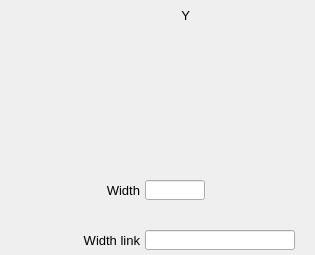
    <widget class="PyDMFrame" name="composite_1">
      <property name="geometry">
        <rect>
          <x>655</x>
          <y>40</y>
          <width>315</width>
          <height>255</height>
        </rect>
      </property>
      <widget class="PyDMSlider" name="valuator">
        <property name="geometry">
          <rect>
            <x>145</x>
            <y>55</y>
            <width>150</width>
            <height>20</height>
          </rect>
        </property>
        <property name="channel" stdset="0">
          <string>ca://${prefix}PositionY</string>
        </property>
        <property name="toolTip">
          <string>${prefix}PositionY</string>
        </property>
        <property name="orientation" stdset="0">
          <string>Qt::Horizontal</string>
        </property>
        <property name="showLimitLabels" stdset="0">
          <bool>true</bool>
        </property>
        <property name="showValueLabel" stdset="0">
          <bool>false</bool>
        </property>
        <property name="showUnits" stdset="0">
          <bool>false</bool>
        </property>
        <property name="tickPosition" stdset="0">
          <enum>QSlider::NoTicks</enum>
        </property>
        <property name="precision" stdset="0">
          <number>1</number>
        </property>
        <property name="styleSheet">
          <string notr="true">PyDMSlider#valuator {
  color: rgb(0, 0, 0);
  background-color: rgb(115, 223, 255);
  }</string>
        </property>
      </widget>
      <widget class="PyDMSlider" name="valuator_1">
        <property name="geometry">
          <rect>
            <x>145</x>
            <y>130</y>
            <width>150</width>
            <height>20</height>
          </rect>
        </property>
        <property name="channel" stdset="0">
          <string>ca://${prefix}SizeY</string>
        </property>
        <property name="toolTip">
          <string>${prefix}SizeY</string>
        </property>
        <property name="orientation" stdset="0">
          <string>Qt::Horizontal</string>
        </property>
        <property name="showLimitLabels" stdset="0">
          <bool>true</bool>
        </property>
        <property name="showValueLabel" stdset="0">
          <bool>false</bool>
        </property>
        <property name="showUnits" stdset="0">
          <bool>false</bool>
        </property>
        <property name="tickPosition" stdset="0">
          <enum>QSlider::NoTicks</enum>
        </property>
        <property name="precision" stdset="0">
          <number>1</number>
        </property>
        <property name="styleSheet">
          <string notr="true">PyDMSlider#valuator_1 {
  color: rgb(0, 0, 0);
  background-color: rgb(115, 223, 255);
  }</string>
        </property>
      </widget>
      <widget class="QLabel" name="text_13">
        <property name="geometry">
          <rect>
            <x>180</x>
            <y>5</y>
            <width>10</width>
            <height>20</height>
          </rect>
        </property>
        <property name="text">
          <string>Y</string>
        </property>
        <property name="font" stdset="0">
          <font>
            <pointsize>10</pointsize>
          </font>
        </property>
        <property name="brush" stdset="0">
          <brush brushstyle="SolidPattern">
            <color alpha="255">
              <red>0</red>
              <green>0</green>
              <blue>0</blue>
            </color>
          </brush>
        </property>
        <property name="toolTip">
          <string>text_13</string>
        </property>
        <property name="alignment">
          <set>Qt::AlignRight|Qt::AlignTrailing|Qt::AlignVCenter</set>
        </property>
        <property name="styleSheet">
          <string notr="true">QLabel#text_13 {
  color: rgb(0, 0, 0);
  }</string>
        </property>
      </widget>
      <widget class="PyDMFrame" name="composite_2">
        <property name="geometry">
          <rect>
            <x>60</x>
            <y>30</y>
            <width>211</width>
            <height>20</height>
          </rect>
        </property>
        <widget class="QLabel" name="text_14">
          <property name="geometry">
            <rect>
              <x>655</x>
              <y>40</y>
              <width>80</width>
              <height>20</height>
            </rect>
          </property>
          <property name="text">
            <string>Position</string>
          </property>
          <property name="font" stdset="0">
            <font>
              <pointsize>10</pointsize>
            </font>
          </property>
          <property name="brush" stdset="0">
            <brush brushstyle="SolidPattern">
              <color alpha="255">
                <red>0</red>
                <green>0</green>
                <blue>0</blue>
              </color>
            </brush>
          </property>
          <property name="toolTip">
            <string>text_14</string>
          </property>
          <property name="alignment">
            <set>Qt::AlignRight|Qt::AlignTrailing|Qt::AlignVCenter</set>
          </property>
          <property name="styleSheet">
            <string notr="true">QLabel#text_14 {
  color: rgb(0, 0, 0);
  }</string>
          </property>
        </widget>
        <widget class="PyDMLineEdit" name="text_entry_6">
          <property name="geometry">
            <rect>
              <x>740</x>
              <y>40</y>
              <width>60</width>
              <height>20</height>
            </rect>
          </property>
          <property name="channel" stdset="0">
            <string>ca://${prefix}PositionY</string>
          </property>
          <property name="toolTip">
            <string>${prefix}PositionY</string>
          </property>
          <property name="font" stdset="0">
            <font>
              <pointsize>10</pointsize>
            </font>
          </property>
          <property name="styleSheet">
            <string notr="true">PyDMLineEdit#text_entry_6 {
  color: rgb(0, 0, 0);
  background-color: rgb(115, 223, 255);
  border: 1px solid black;
  margin: 0px;
  padding: 0px;
  spacing: 0px;
  }</string>
          </property>
        </widget>
        <widget class="PyDMLabel" name="text_update_6">
          <property name="geometry">
            <rect>
              <x>805</x>
              <y>41</y>
              <width>61</width>
              <height>18</height>
            </rect>
          </property>
          <property name="toolTip">
            <string>PV: ${prefix}PositionY_RBV</string>
          </property>
          <property name="channel" stdset="0">
            <string>ca://${prefix}PositionY_RBV</string>
          </property>
          <property name="font" stdset="0">
            <font>
              <pointsize>10</pointsize>
            </font>
          </property>
          <property name="alignment">
            <set>Qt::AlignCenter</set>
          </property>
          <property name="textInteractionFlags">
            <set>Qt::TextSelectableByKeyboard|Qt::TextSelectableByMouse</set>
          </property>
          <property name="styleSheet">
            <string notr="true">PyDMLabel#text_update_6 {
  color: rgb(10, 0, 184);
  background-color: rgb(187, 187, 187);
  }</string>
          </property>
        </widget>
      </widget>
      <widget class="PyDMFrame" name="composite_3">
        <property name="geometry">
          <rect>
            <x>10</x>
            <y>80</y>
            <width>285</width>
            <height>20</height>
          </rect>
        </property>
        <widget class="QLabel" name="text_15">
          <property name="geometry">
            <rect>
              <x>655</x>
              <y>40</y>
              <width>130</width>
              <height>20</height>
            </rect>
          </property>
          <property name="text">
            <string>Position link</string>
          </property>
          <property name="font" stdset="0">
            <font>
              <pointsize>10</pointsize>
            </font>
          </property>
          <property name="brush" stdset="0">
            <brush brushstyle="SolidPattern">
              <color alpha="255">
                <red>0</red>
                <green>0</green>
                <blue>0</blue>
              </color>
            </brush>
          </property>
          <property name="toolTip">
            <string>text_15</string>
          </property>
          <property name="alignment">
            <set>Qt::AlignRight|Qt::AlignTrailing|Qt::AlignVCenter</set>
          </property>
          <property name="styleSheet">
            <string notr="true">QLabel#text_15 {
  color: rgb(0, 0, 0);
  }</string>
          </property>
        </widget>
        <widget class="PyDMLineEdit" name="text_entry_7">
          <property name="geometry">
            <rect>
              <x>790</x>
              <y>40</y>
              <width>150</width>
              <height>20</height>
            </rect>
          </property>
          <property name="channel" stdset="0">
            <string>ca://${prefix}PositionYLink.DOL</string>
          </property>
          <property name="toolTip">
            <string>${prefix}PositionYLink.DOL</string>
          </property>
          <property name="displayFormat" stdset="0">
            <enum>PyDMLineEdit::String</enum>
          </property>
          <property name="font" stdset="0">
            <font>
              <pointsize>10</pointsize>
            </font>
          </property>
          <property name="styleSheet">
            <string notr="true">PyDMLineEdit#text_entry_7 {
  color: rgb(0, 0, 0);
  background-color: rgb(115, 223, 255);
  border: 1px solid black;
  margin: 0px;
  padding: 0px;
  spacing: 0px;
  }</string>
          </property>
        </widget>
      </widget>
      <widget class="PyDMFrame" name="composite_4">
        <property name="geometry">
          <rect>
            <x>100</x>
            <y>105</y>
            <width>171</width>
            <height>20</height>
          </rect>
        </property>
        <widget class="QLabel" name="text_16">
          <property name="geometry">
            <rect>
              <x>655</x>
              <y>40</y>
              <width>40</width>
              <height>20</height>
            </rect>
          </property>
          <property name="text">
            <string>Size</string>
          </property>
          <property name="font" stdset="0">
            <font>
              <pointsize>10</pointsize>
            </font>
          </property>
          <property name="brush" stdset="0">
            <brush brushstyle="SolidPattern">
              <color alpha="255">
                <red>0</red>
                <green>0</green>
                <blue>0</blue>
              </color>
            </brush>
          </property>
          <property name="toolTip">
            <string>text_16</string>
          </property>
          <property name="alignment">
            <set>Qt::AlignRight|Qt::AlignTrailing|Qt::AlignVCenter</set>
          </property>
          <property name="styleSheet">
            <string notr="true">QLabel#text_16 {
  color: rgb(0, 0, 0);
  }</string>
          </property>
        </widget>
        <widget class="PyDMLineEdit" name="text_entry_8">
          <property name="geometry">
            <rect>
              <x>700</x>
              <y>40</y>
              <width>60</width>
              <height>20</height>
            </rect>
          </property>
          <property name="channel" stdset="0">
            <string>ca://${prefix}SizeY</string>
          </property>
          <property name="toolTip">
            <string>${prefix}SizeY</string>
          </property>
          <property name="font" stdset="0">
            <font>
              <pointsize>10</pointsize>
            </font>
          </property>
          <property name="styleSheet">
            <string notr="true">PyDMLineEdit#text_entry_8 {
  color: rgb(0, 0, 0);
  background-color: rgb(115, 223, 255);
  border: 1px solid black;
  margin: 0px;
  padding: 0px;
  spacing: 0px;
  }</string>
          </property>
        </widget>
        <widget class="PyDMLabel" name="text_update_7">
          <property name="geometry">
            <rect>
              <x>765</x>
              <y>41</y>
              <width>61</width>
              <height>18</height>
            </rect>
          </property>
          <property name="toolTip">
            <string>PV: ${prefix}SizeY_RBV</string>
          </property>
          <property name="channel" stdset="0">
            <string>ca://${prefix}SizeY_RBV</string>
          </property>
          <property name="font" stdset="0">
            <font>
              <pointsize>10</pointsize>
            </font>
          </property>
          <property name="alignment">
            <set>Qt::AlignCenter</set>
          </property>
          <property name="textInteractionFlags">
            <set>Qt::TextSelectableByKeyboard|Qt::TextSelectableByMouse</set>
          </property>
          <property name="styleSheet">
            <string notr="true">PyDMLabel#text_update_7 {
  color: rgb(10, 0, 184);
  background-color: rgb(187, 187, 187);
  }</string>
          </property>
        </widget>
      </widget>
      <widget class="PyDMFrame" name="composite_5">
        <property name="geometry">
          <rect>
            <x>50</x>
            <y>155</y>
            <width>245</width>
            <height>20</height>
          </rect>
        </property>
        <widget class="QLabel" name="text_17">
          <property name="geometry">
            <rect>
              <x>655</x>
              <y>40</y>
              <width>90</width>
              <height>20</height>
            </rect>
          </property>
          <property name="text">
            <string>Size link</string>
          </property>
          <property name="font" stdset="0">
            <font>
              <pointsize>10</pointsize>
            </font>
          </property>
          <property name="brush" stdset="0">
            <brush brushstyle="SolidPattern">
              <color alpha="255">
                <red>0</red>
                <green>0</green>
                <blue>0</blue>
              </color>
            </brush>
          </property>
          <property name="toolTip">
            <string>text_17</string>
          </property>
          <property name="alignment">
            <set>Qt::AlignRight|Qt::AlignTrailing|Qt::AlignVCenter</set>
          </property>
          <property name="styleSheet">
            <string notr="true">QLabel#text_17 {
  color: rgb(0, 0, 0);
  }</string>
          </property>
        </widget>
        <widget class="PyDMLineEdit" name="text_entry_9">
          <property name="geometry">
            <rect>
              <x>750</x>
              <y>40</y>
              <width>150</width>
              <height>20</height>
            </rect>
          </property>
          <property name="channel" stdset="0">
            <string>ca://${prefix}SizeYLink.DOL</string>
          </property>
          <property name="toolTip">
            <string>${prefix}SizeYLink.DOL</string>
          </property>
          <property name="displayFormat" stdset="0">
            <enum>PyDMLineEdit::String</enum>
          </property>
          <property name="font" stdset="0">
            <font>
              <pointsize>10</pointsize>
            </font>
          </property>
          <property name="styleSheet">
            <string notr="true">PyDMLineEdit#text_entry_9 {
  color: rgb(0, 0, 0);
  background-color: rgb(115, 223, 255);
  border: 1px solid black;
  margin: 0px;
  padding: 0px;
  spacing: 0px;
  }</string>
          </property>
        </widget>
      </widget>
      <widget class="PyDMDrawingRectangle" name="rectangle_2">
        <property name="geometry">
          <rect>
            <x>0</x>
            <y>0</y>
            <width>315</width>
            <height>255</height>
          </rect>
        </property>
        <property name="brush" stdset="0">
          <brush brushstyle="NoBrush">
            <color alpha="255">
              <red>0</red>
              <green>0</green>
              <blue>0</blue>
            </color>
          </brush>
        </property>
        <property name="penStyle" stdset="0">
          <enum>Qt::SolidLine</enum>
        </property>
        <property name="penColor" stdset="0">
          <color>
            <red>0</red>
            <green>0</green>
            <blue>0</blue>
          </color>
        </property>
        <property name="penWidth" stdset="0">
          <double>1</double>
        </property>
        <property name="penCapStyle" stdset="0">
          <enum>Qt::FlatCap</enum>
        </property>
        <property name="toolTip">
          <string>rectangle_2</string>
        </property>
      </widget>
      <widget class="PyDMSlider" name="valuator_2">
        <property name="geometry">
          <rect>
            <x>145</x>
            <y>205</y>
            <width>150</width>
            <height>20</height>
          </rect>
        </property>
        <property name="channel" stdset="0">
          <string>ca://${prefix}WidthY</string>
        </property>
        <property name="toolTip">
          <string>${prefix}WidthY</string>
        </property>
        <property name="orientation" stdset="0">
          <string>Qt::Horizontal</string>
        </property>
        <property name="showLimitLabels" stdset="0">
          <bool>true</bool>
        </property>
        <property name="showValueLabel" stdset="0">
          <bool>false</bool>
        </property>
        <property name="showUnits" stdset="0">
          <bool>false</bool>
        </property>
        <property name="tickPosition" stdset="0">
          <enum>QSlider::NoTicks</enum>
        </property>
        <property name="precision" stdset="0">
          <number>1</number>
        </property>
        <property name="styleSheet">
          <string notr="true">PyDMSlider#valuator_2 {
  color: rgb(0, 0, 0);
  background-color: rgb(115, 223, 255);
  }</string>
        </property>
      </widget>
      <widget class="QLabel" name="text_18">
        <property name="geometry">
          <rect>
            <x>90</x>
            <y>180</y>
            <width>50</width>
            <height>20</height>
          </rect>
        </property>
        <property name="text">
          <string>Width</string>
        </property>
        <property name="font" stdset="0">
          <font>
            <pointsize>10</pointsize>
          </font>
        </property>
        <property name="brush" stdset="0">
          <brush brushstyle="SolidPattern">
            <color alpha="255">
              <red>0</red>
              <green>0</green>
              <blue>0</blue>
            </color>
          </brush>
        </property>
        <property name="toolTip">
          <string>text_18</string>
        </property>
        <property name="alignment">
          <set>Qt::AlignRight|Qt::AlignTrailing|Qt::AlignVCenter</set>
        </property>
        <property name="styleSheet">
          <string notr="true">QLabel#text_18 {
  color: rgb(0, 0, 0);
  }</string>
        </property>
      </widget>
      <widget class="PyDMLineEdit" name="text_entry_10">
        <property name="geometry">
          <rect>
            <x>145</x>
            <y>180</y>
            <width>60</width>
            <height>20</height>
          </rect>
        </property>
        <property name="channel" stdset="0">
          <string>ca://${prefix}WidthY</string>
        </property>
        <property name="toolTip">
          <string>${prefix}WidthY</string>
        </property>
        <property name="font" stdset="0">
          <font>
            <pointsize>10</pointsize>
          </font>
        </property>
        <property name="styleSheet">
          <string notr="true">PyDMLineEdit#text_entry_10 {
  color: rgb(0, 0, 0);
  background-color: rgb(115, 223, 255);
  border: 1px solid black;
  margin: 0px;
  padding: 0px;
  spacing: 0px;
  }</string>
        </property>
      </widget>
      <widget class="PyDMLabel" name="text_update_8">
        <property name="geometry">
          <rect>
            <x>210</x>
            <y>181</y>
            <width>61</width>
            <height>18</height>
          </rect>
        </property>
        <property name="toolTip">
          <string>PV: ${prefix}WidthY_RBV</string>
        </property>
        <property name="channel" stdset="0">
          <string>ca://${prefix}WidthY_RBV</string>
        </property>
        <property name="font" stdset="0">
          <font>
            <pointsize>10</pointsize>
          </font>
        </property>
        <property name="alignment">
          <set>Qt::AlignCenter</set>
        </property>
        <property name="textInteractionFlags">
          <set>Qt::TextSelectableByKeyboard|Qt::TextSelectableByMouse</set>
        </property>
        <property name="styleSheet">
          <string notr="true">PyDMLabel#text_update_8 {
  color: rgb(10, 0, 184);
  background-color: rgb(187, 187, 187);
  }</string>
        </property>
      </widget>
      <widget class="PyDMLineEdit" name="text_entry_11">
        <property name="geometry">
          <rect>
            <x>145</x>
            <y>230</y>
            <width>150</width>
            <height>20</height>
          </rect>
        </property>
        <property name="channel" stdset="0">
          <string>ca://${prefix}WidthYLink.DOL</string>
        </property>
        <property name="toolTip">
          <string>${prefix}WidthYLink.DOL</string>
        </property>
        <property name="displayFormat" stdset="0">
          <enum>PyDMLineEdit::String</enum>
        </property>
        <property name="font" stdset="0">
          <font>
            <pointsize>10</pointsize>
          </font>
        </property>
        <property name="styleSheet">
          <string notr="true">PyDMLineEdit#text_entry_11 {
  color: rgb(0, 0, 0);
  background-color: rgb(115, 223, 255);
  border: 1px solid black;
  margin: 0px;
  padding: 0px;
  spacing: 0px;
  }</string>
        </property>
      </widget>
      <widget class="QLabel" name="text_19">
        <property name="geometry">
          <rect>
            <x>40</x>
            <y>230</y>
            <width>100</width>
            <height>20</height>
          </rect>
        </property>
        <property name="text">
          <string>Width link</string>
        </property>
        <property name="font" stdset="0">
          <font>
            <pointsize>10</pointsize>
          </font>
        </property>
        <property name="brush" stdset="0">
          <brush brushstyle="SolidPattern">
            <color alpha="255">
              <red>0</red>
              <green>0</green>
              <blue>0</blue>
            </color>
          </brush>
        </property>
        <property name="toolTip">
          <string>text_19</string>
        </property>
        <property name="alignment">
          <set>Qt::AlignRight|Qt::AlignTrailing|Qt::AlignVCenter</set>
        </property>
        <property name="styleSheet">
          <string notr="true">QLabel#text_19 {
  color: rgb(0, 0, 0);
  }</string>
        </property>
      </widget>
    </widget>
